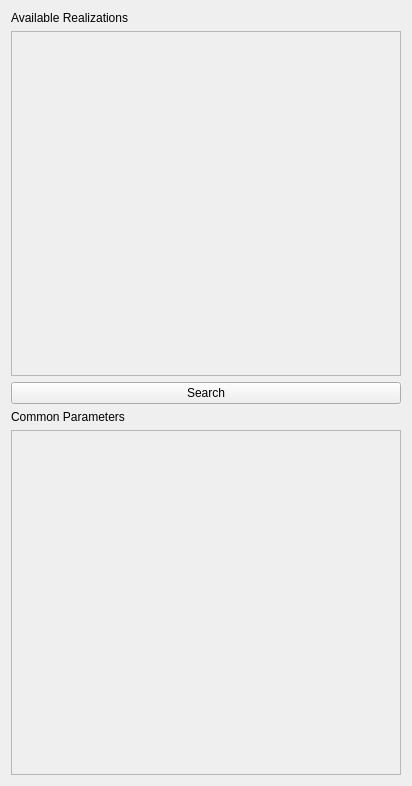
<?xml version="1.0" encoding="UTF-8"?>
<ui version="4.0">
 <class>param_commonParam_widget</class>
 <widget class="QWidget" name="param_commonParam_widget">
  <property name="geometry">
   <rect>
    <x>0</x>
    <y>0</y>
    <width>412</width>
    <height>786</height>
   </rect>
  </property>
  <property name="windowTitle">
   <string>Form</string>
  </property>
  <layout class="QVBoxLayout" name="verticalLayout">
   <item>
    <widget class="QLabel" name="label_2">
     <property name="text">
      <string>Available Realizations</string>
     </property>
    </widget>
   </item>
   <item>
    <widget class="QScrollArea" name="realizationsScrollArea">
     <property name="widgetResizable">
      <bool>true</bool>
     </property>
     <widget class="QWidget" name="scrollAreaWidgetContents">
      <property name="geometry">
       <rect>
        <x>0</x>
        <y>0</y>
        <width>392</width>
        <height>340</height>
       </rect>
      </property>
      <zorder>label_2</zorder>
     </widget>
    </widget>
   </item>
   <item>
    <widget class="QPushButton" name="commonParamSearchButton">
     <property name="sizePolicy">
      <sizepolicy hsizetype="MinimumExpanding" vsizetype="Fixed">
       <horstretch>0</horstretch>
       <verstretch>0</verstretch>
      </sizepolicy>
     </property>
     <property name="text">
      <string>Search</string>
     </property>
    </widget>
   </item>
   <item>
    <widget class="QLabel" name="label">
     <property name="text">
      <string>Common Parameters</string>
     </property>
    </widget>
   </item>
   <item>
    <widget class="QScrollArea" name="resultsScrollArea">
     <property name="sizePolicy">
      <sizepolicy hsizetype="MinimumExpanding" vsizetype="MinimumExpanding">
       <horstretch>0</horstretch>
       <verstretch>0</verstretch>
      </sizepolicy>
     </property>
     <property name="widgetResizable">
      <bool>true</bool>
     </property>
     <widget class="QWidget" name="scrollAreaWidgetContents_2">
      <property name="geometry">
       <rect>
        <x>0</x>
        <y>0</y>
        <width>392</width>
        <height>339</height>
       </rect>
      </property>
     </widget>
    </widget>
   </item>
  </layout>
 </widget>
 <resources/>
 <connections/>
</ui>
